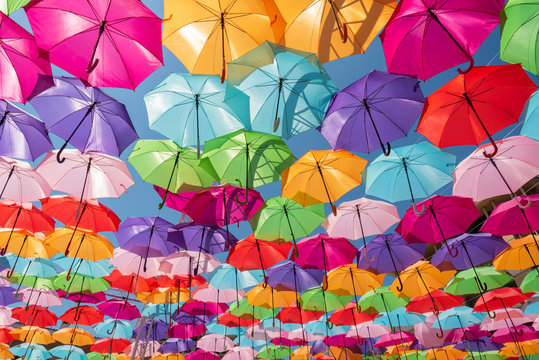
#> input picture colourful.jpg, 539 x 360 px
$ jupyter execute exp5.ipynb   (older library calls are emulated)
#> lines starting #> are read from the running program, lines starting #| are printed output that depends on the picture
[cell 1]
# Import required libraries
import cv2
import numpy as np
import matplotlib.pyplot as plt

[cell 2]
# Step 1: Read the input image
img = cv2.imread("colourful.jpg")
#> img is the input picture: shape (360, 539, 3); mean B, G, R 123.6, 114.8, 168.3

# Check whether image is loaded
if img is None:
    print("Error: Image not found.")
    exit()

[cell 3]
# Step 2: Convert BGR to RGB for displaying
img_rgb = cv2.cvtColor(img, cv2.COLOR_BGR2RGB)

[cell 4]
# ---------------------------------------------------
# Smoothing Filters
# ---------------------------------------------------

# 1. Averaging Filter
average = cv2.blur(img_rgb, (5, 5))
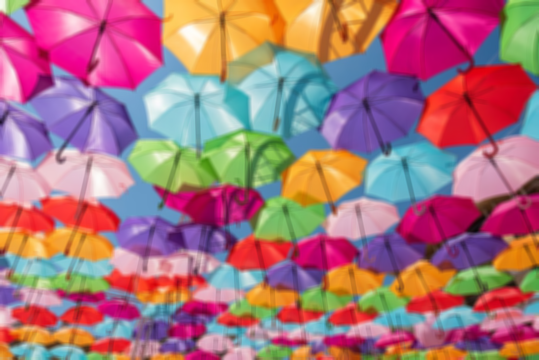
#> average: shape (360, 539, 3); mean R, G, B 168.3, 114.8, 123.6

# 2. Weighted Averaging Filter
kernel = np.array([[1, 2, 1],
                   [2, 4, 2],
                   [1, 2, 1]], dtype=np.float32)

kernel = kernel / kernel.sum()

weighted = cv2.filter2D(img_rgb, -1, kernel)
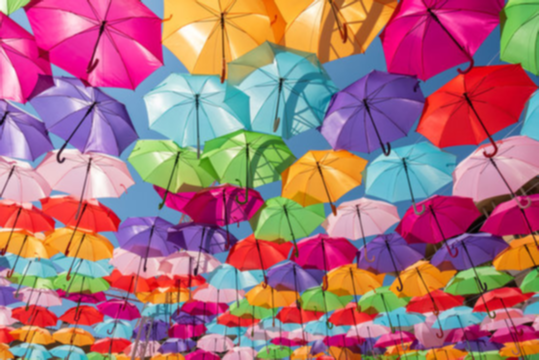
#> weighted: shape (360, 539, 3); mean R, G, B 168.3, 114.8, 123.6

# 3. Gaussian Filter
gaussian = cv2.GaussianBlur(img_rgb, (5, 5), 0)

# 4. Median Filter
median = cv2.medianBlur(img_rgb, 5)
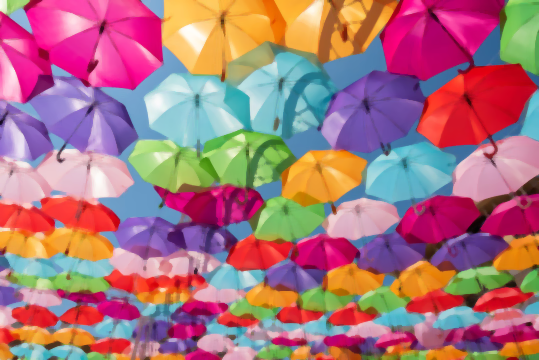
#> median: shape (360, 539, 3); mean R, G, B 170.4, 115.9, 125

# ---------------------------------------------------
# Sharpening Filters
# ---------------------------------------------------

# 5. Laplacian Sharpening using Kernel
laplacian_kernel = np.array([[0, -1, 0],
                             [-1, 5, -1],
                             [0, -1, 0]])

laplacian_sharp = cv2.filter2D(img_rgb, -1, laplacian_kernel)
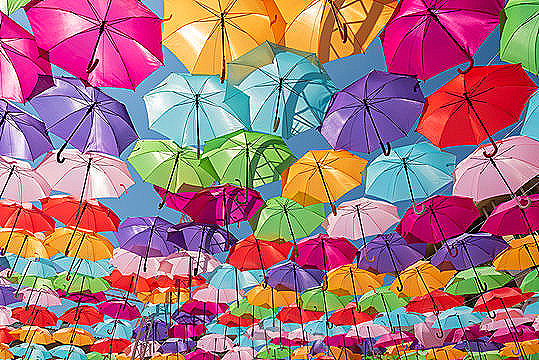
#> laplacian_sharp: shape (360, 539, 3); mean R, G, B 164.5, 117.3, 125.5

# 6. Laplacian Operator
gray = cv2.cvtColor(img, cv2.COLOR_BGR2GRAY)
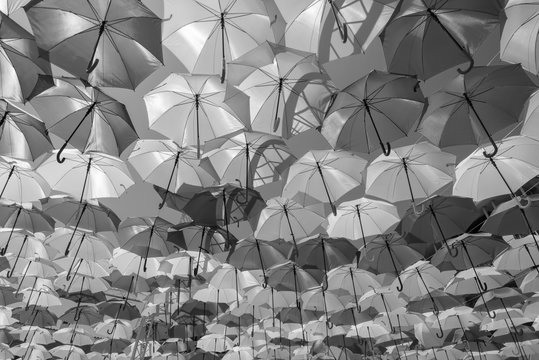
#> gray: shape (360, 539); min 0, max 255, mean 131.8

laplacian_operator = cv2.Laplacian(gray, cv2.CV_64F)
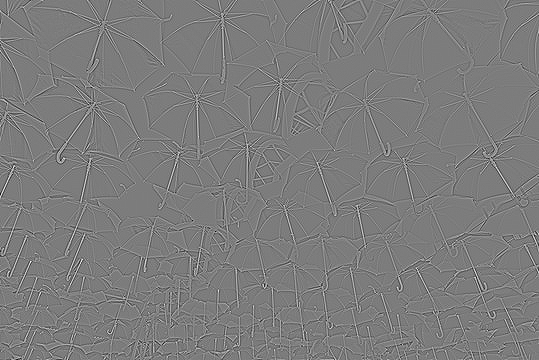
#> laplacian_operator: shape (360, 539) float64; min -354, max 370, mean 0; drawn with min black and max white
laplacian_operator = np.uint8(np.absolute(laplacian_operator))
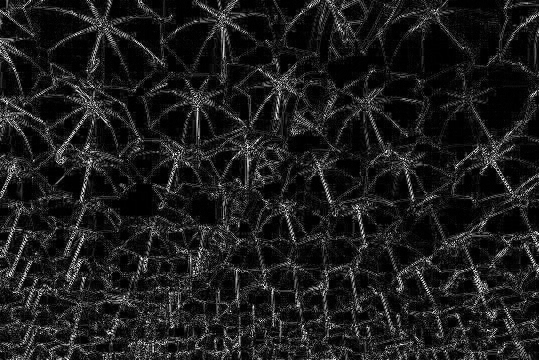
#> laplacian_operator: shape (360, 539); min 0, max 255, mean 28.3

[cell 5]
# ---------------------------------------------------
# Display Results
# ---------------------------------------------------

plt.figure(figsize=(14, 10))

plt.subplot(2, 4, 1)
plt.imshow(img_rgb)
plt.title("Original Image")
plt.axis("off")

plt.subplot(2, 4, 2)
plt.imshow(average)
plt.title("Averaging Filter")
plt.axis("off")

plt.subplot(2, 4, 3)
plt.imshow(weighted)
plt.title("Weighted Averaging")
plt.axis("off")

plt.subplot(2, 4, 4)
plt.imshow(gaussian)
plt.title("Gaussian Filter")
plt.axis("off")

plt.subplot(2, 4, 5)
plt.imshow(median)
plt.title("Median Filter")
plt.axis("off")

plt.subplot(2, 4, 6)
plt.imshow(laplacian_sharp)
plt.title("Laplacian Kernel")
plt.axis("off")

plt.subplot(2, 4, 7)
plt.imshow(laplacian_operator, cmap="gray")
plt.title("Laplacian Operator")
plt.axis("off")

plt.tight_layout()
plt.show()
